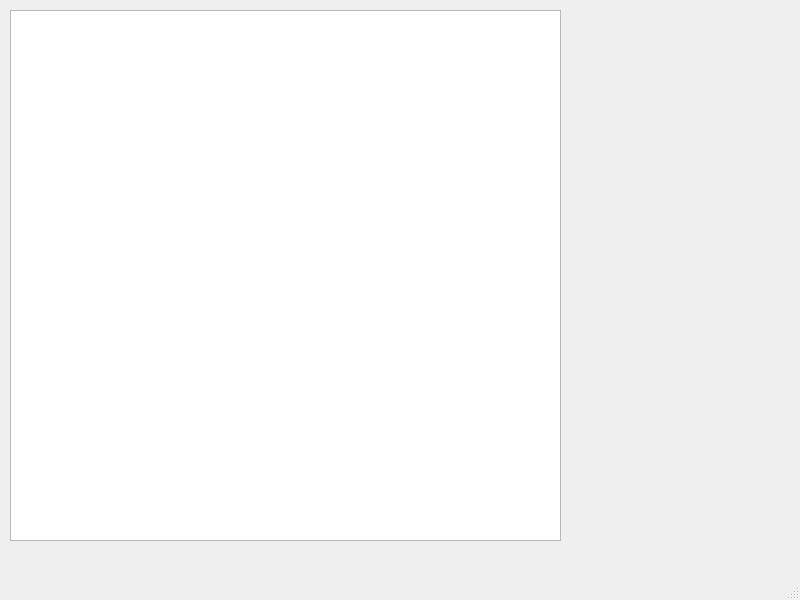
<?xml version="1.0" encoding="UTF-8"?>
<ui version="4.0">
 <class>MainWindow</class>
 <widget class="QMainWindow" name="MainWindow">
  <property name="geometry">
   <rect>
    <x>0</x>
    <y>0</y>
    <width>800</width>
    <height>600</height>
   </rect>
  </property>
  <property name="windowTitle">
   <string>MainWindow</string>
  </property>
  <widget class="QWidget" name="centralwidget">
   <widget class="QTreeView" name="treeView">
    <property name="geometry">
     <rect>
      <x>10</x>
      <y>10</y>
      <width>551</width>
      <height>531</height>
     </rect>
    </property>
   </widget>
  </widget>
  <widget class="QMenuBar" name="menubar">
   <property name="geometry">
    <rect>
     <x>0</x>
     <y>0</y>
     <width>800</width>
     <height>27</height>
    </rect>
   </property>
  </widget>
  <widget class="QStatusBar" name="statusbar"/>
 </widget>
 <resources/>
 <connections/>
</ui>
